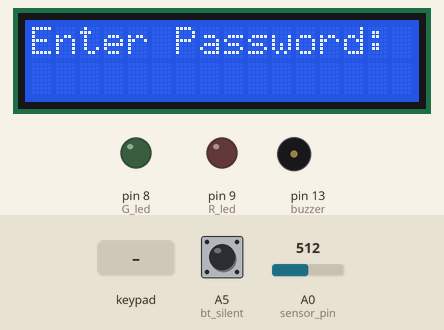
Recording of a sketch running on a simulated Arduino Uno, built with avr-gcc and run on an emulated ATmega328P. On the bench: 16×2 character LCD, output pins drawn as LEDs (lit = HIGH), buzzer (waves = sounding, pin HIGH). Inputs (shaded band) come from the test bench; at power-on: A0 (sensor_pin) = 512, A5 (bt_silent) HIGH.

Above: at 1.2 s.
1.3 s: keypad keys 1 2 3 4 # pressed 0.4 s apart
At 3.7 s:
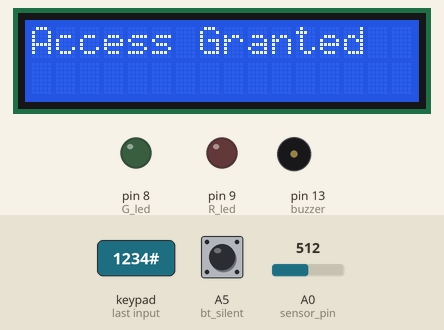
5.8 s: A0 (sensor_pin) set to 703
At 6.1 s:
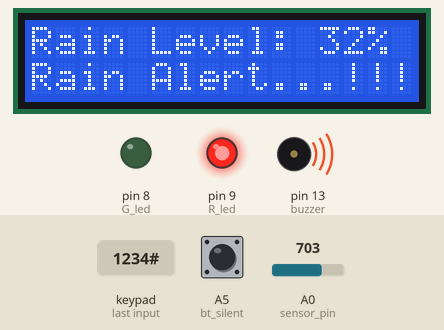
8.8 s: A0 (sensor_pin) set to 732
At 10.2 s:
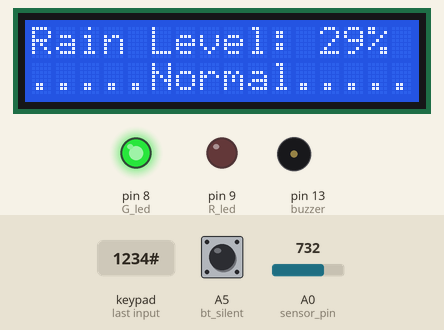
10.7 s: A0 (sensor_pin) set to 716
At 11.06 s:
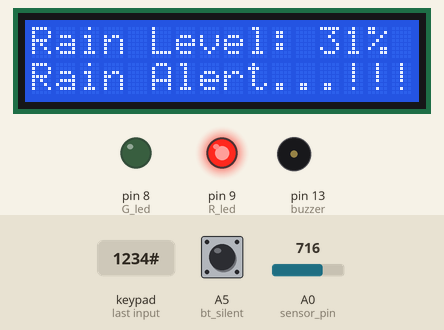
12.2 s: A5 (bt_silent) pulled LOW for 0.15 s
At 13.3 s:
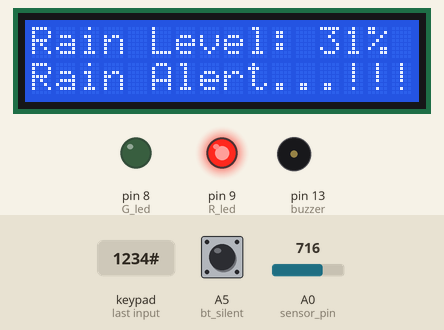
Timing chart, 0 to 14.8 s (numbered marks = the images above; inputs shaded):
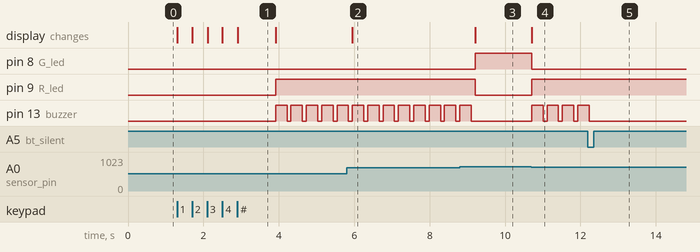

The sketch:

Rain_Detector_Alert_System.ino
```cpp
#include <LiquidCrystal.h> // Include LiquidCrystal library
#include <Keypad.h>       // Include Keypad library

LiquidCrystal lcd(2, 3, 4, 5, 6, 7); // Initialize LCD on Arduino pins 2-7

#define sensor_pin A0     // Rain sensor pin
#define bt_silent A5     // Silent button pin
#define G_led 8          // Green LED pin
#define R_led 9          // Red LED pin
#define buzzer 13        // Buzzer pin

#define ROWS 4           // Number of rows in the keypad
#define COLS 3           // Number of columns in the keypad

char keys[ROWS][COLS] = {  // Define keypad layout
  {'1','2','3'},
  {'4','5','6'},
  {'7','8','9'},
  {'*','0','#'}
};

byte rowPins[ROWS] = {A1, A2, A3, A4}; // Keypad row pins
byte colPins[COLS] = {10, 11, 12};     // Keypad column pins

Keypad keypad = Keypad(makeKeymap(keys), rowPins, colPins, ROWS, COLS); // Initialize keypad

int adc_value;
int percent_value;
int silent = 0;

const char* password = "1234"; // Define the password

void setup() {
  pinMode(sensor_pin, INPUT);       // Set sensor pin as input
  pinMode(bt_silent, INPUT_PULLUP); // Set silent button pin as input with internal pull-up resistor
  pinMode(R_led, OUTPUT);           // Set red LED pin as output
  pinMode(G_led, OUTPUT);           // Set green LED pin as output
  pinMode(buzzer, OUTPUT);          // Set buzzer pin as output

  lcd.begin(16, 2);                 // Initialize LCD with 16 columns and 2 rows
  lcd.clear();
  lcd.setCursor(0,0);
  lcd.print("Enter Password:");
  lcd.setCursor(0,1);
}

void loop() {
  static char enteredPassword[5]; // Buffer to store entered password
  static int passwordIndex = 0;   // Index for current character in entered password

  char key = keypad.getKey(); // Read key from keypad

  if (key != NO_KEY) { // If a key is pressed
    if (key == '#' && passwordIndex > 0) { // If '#' key is pressed and password is not empty
      enteredPassword[passwordIndex] = '\0'; // Null-terminate the entered password
      if (strcmp(enteredPassword, password) == 0) { // If entered password matches
        lcd.clear();
        lcd.print("Access Granted");
        delay(1000);
        lcd.clear();
        passwordIndex = 0; // Reset password input
        monitorRain(); // Call the function to monitor rain
        return; // Exit loop to proceed to rain sensor monitoring
      } else {
        lcd.clear();
        lcd.print("Access Denied");
        delay(1000);
        lcd.clear();
        lcd.setCursor(0, 0);
        lcd.print("Enter Password:");
        lcd.setCursor(0, 1);
        passwordIndex = 0; // Reset password input
      }
    } else if (passwordIndex < 4) { // If password length is less than 4 characters
      enteredPassword[passwordIndex++] = key; // Store entered key in password buffer
      lcd.setCursor(passwordIndex - 1, 1); // Move cursor to correct position
      lcd.print(key); // Display entered character on LCD
    }
  }
}

void monitorRain() {
  while (true) {
    adc_value = analogRead(sensor_pin);            // Read sensor value
    percent_value = map(adc_value, 0, 1023, 100, 0); // Map sensor value to percentage

    if (digitalRead(bt_silent) == LOW) { // Check if silent button is pressed
      silent = 1;
      delay(100);
    }

    lcd.clear();
    lcd.setCursor(0, 0);
    lcd.print("Rain Level: ");
    lcd.print(percent_value);
    lcd.print("%  ");

    lcd.setCursor(0, 1);
    if (percent_value > 30) { // Check if rain level is above threshold
      if (silent == 0) {
        digitalWrite(buzzer, HIGH); // Activate buzzer
      }
      lcd.print("Rain Alert...!!!");
      digitalWrite(G_led, LOW); // Turn off green LED
      digitalWrite(R_led, HIGH); // Turn on red LED
      delay(300);
    } else {
      silent = 0;
      lcd.print(".....Normal.....");
      digitalWrite(G_led, HIGH); // Turn on green LED
      digitalWrite(R_led, LOW);  // Turn off red LED
    }

    digitalWrite(buzzer, LOW); // Deactivate buzzer
    delay(100);
  }
}
```

Measured:
- the behaviour switches between 716 and 717 on A0 (sensor_pin) (found by bisection; images 2 and 3)
- after the input at 1.3 s, pin 9 (R_led): LOW → HIGH after 2.6 s; pin 13 (buzzer): alternates HIGH for 0.30 s and LOW for 0.10 s, starting after 2.6 s; the display: first changes at once (image 1 shows a later state)
- after the input at 5.8 s, the display: changes after 0.15 s (image 2)
- after the input at 8.8 s, pin 8 (G_led): LOW → HIGH after 0.41 s; pin 9 (R_led): HIGH → LOW after 0.41 s; pin 13 (buzzer): goes on until 9.1 s, then stays LOW; the display: changes after 0.41 s (image 3)
- after the input at 10.7 s, pin 8 (G_led): HIGH → LOW at once; pin 9 (R_led): LOW → HIGH at once; pin 13 (buzzer): alternates HIGH for 0.30 s and LOW for 0.10 s, starting at once; the display: changes at once (image 4)
- after the input at 12.2 s, pin 13 (buzzer): goes on until 12.2 s, then stays LOW
- what the display in image 1 shows lasts 1.0 s, from 2.9 s to 3.9 s
